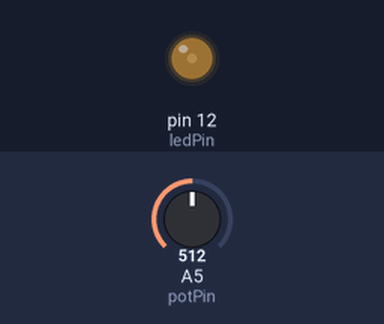
A sketch run on a simulated Arduino Uno, built with avr-gcc and run on an emulated ATmega328P. Parts: output pins drawn as LEDs (lit = HIGH). The test bench sets the inputs (shaded band); at power-on: A5 (potPin) = 512.

Above: at 1.2 s.
1.3 s: A5 (potPin) set to 1013
2.8 s: A5 (potPin) set to 1023
At 3.7 s:
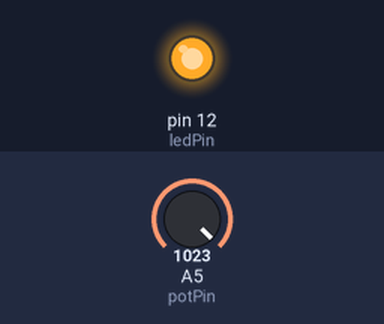
Timing chart, 0 to 5.8 s (numbered marks = the images above; inputs shaded):
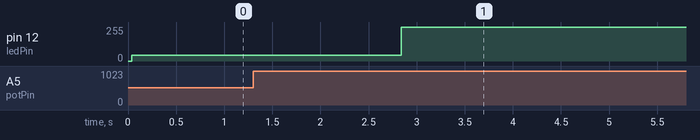

Measured:
- the behaviour switches between 1022 and 1023 on A5 (potPin) (found by bisection; images 0 and 1)
- after the input at 1.3 s, every drawn part: stays the same
- after the input at 2.8 s, pin 12 (ledPin): 45/255 → 255/255 at once

The sketch:

sketch_sep17a.ino
```cpp
const int ledPin = 12;
const int potPin = A5;
int potmeterWaarde = 0;
int d = 0;

void setup()
{
  pinMode(ledPin, OUTPUT);
  pinMode(potPin, INPUT);
}

void loop()
{
  potmeterWaarde = analogRead(potPin);
  digitalWrite(ledPin, HIGH);
  d = potmeterWaarde / 1023 * 500;
  delay(d);
  digitalWrite(ledPin, LOW);
}
```
